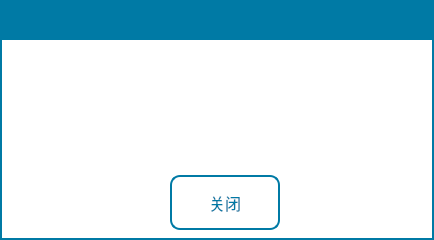
<?xml version="1.0" encoding="UTF-8"?>
<ui version="4.0">
 <class>InfoBox</class>
 <widget class="QDialog" name="InfoBox">
  <property name="geometry">
   <rect>
    <x>0</x>
    <y>0</y>
    <width>434</width>
    <height>240</height>
   </rect>
  </property>
  <property name="windowTitle">
   <string>Dialog</string>
  </property>
  <property name="styleSheet">
   <string notr="true">QDialog{
border:2px solid rgb(0, 122, 165);
border-radius:0px;
background-color: rgb(255, 255, 255);
}
QToolButton{
font: 12pt &quot;文泉驿等宽微米黑&quot;;
color:rgb(0, 122, 165);
border:2px solid rgb(0, 122, 165);
border-radius:10px;
background-color: rgb(255, 255, 255);
}
QLabel{
font: 12pt &quot;文泉驿等宽微米黑&quot;;
color: rgb(0, 122, 165);
}
</string>
  </property>
  <widget class="QToolButton" name="pBtn_ok">
   <property name="geometry">
    <rect>
     <x>170</x>
     <y>175</y>
     <width>110</width>
     <height>55</height>
    </rect>
   </property>
   <property name="font">
    <font>
     <family>文泉驿等宽微米黑</family>
     <pointsize>12</pointsize>
     <weight>50</weight>
     <italic>false</italic>
     <bold>false</bold>
    </font>
   </property>
   <property name="text">
    <string>关闭</string>
   </property>
   <property name="icon">
    <iconset resource="../image.qrc">
     <normaloff>:/Image/close.png</normaloff>:/Image/close.png</iconset>
   </property>
   <property name="iconSize">
    <size>
     <width>30</width>
     <height>30</height>
    </size>
   </property>
   <property name="toolButtonStyle">
    <enum>Qt::ToolButtonTextBesideIcon</enum>
   </property>
  </widget>
  <widget class="QLabel" name="lb_context">
   <property name="geometry">
    <rect>
     <x>10</x>
     <y>55</y>
     <width>410</width>
     <height>100</height>
    </rect>
   </property>
   <property name="font">
    <font>
     <family>文泉驿等宽微米黑</family>
     <pointsize>18</pointsize>
     <weight>50</weight>
     <italic>false</italic>
     <bold>false</bold>
    </font>
   </property>
   <property name="styleSheet">
    <string notr="true">font: 18pt &quot;文泉驿等宽微米黑&quot;;
color: rgb(0, 122, 165);</string>
   </property>
   <property name="text">
    <string/>
   </property>
   <property name="alignment">
    <set>Qt::AlignCenter</set>
   </property>
   <property name="wordWrap">
    <bool>true</bool>
   </property>
  </widget>
  <widget class="QLabel" name="lb_title">
   <property name="geometry">
    <rect>
     <x>0</x>
     <y>0</y>
     <width>434</width>
     <height>40</height>
    </rect>
   </property>
   <property name="styleSheet">
    <string notr="true">font: 20pt &quot;文泉驿等宽微米黑&quot;;
color: rgb(255, 255, 255);
background-color: rgb(0, 122, 165);</string>
   </property>
   <property name="text">
    <string/>
   </property>
  </widget>
 </widget>
 <resources>
  <include location="../image.qrc"/>
 </resources>
 <connections/>
</ui>
